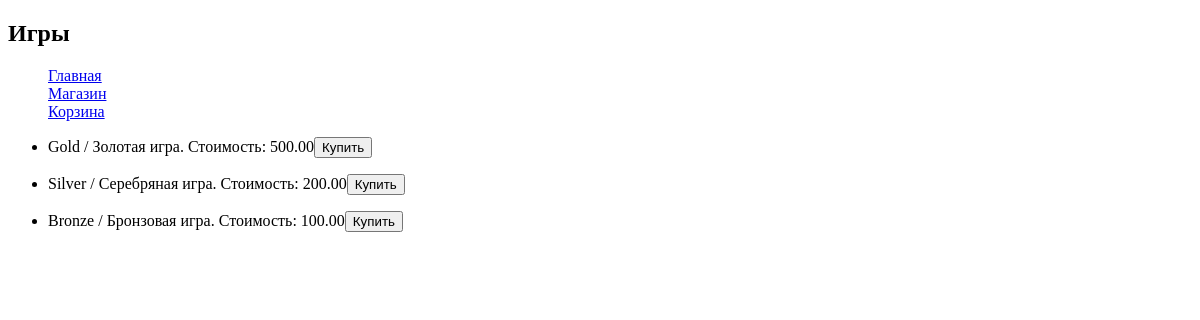
Before: /platform/games with the older database file.
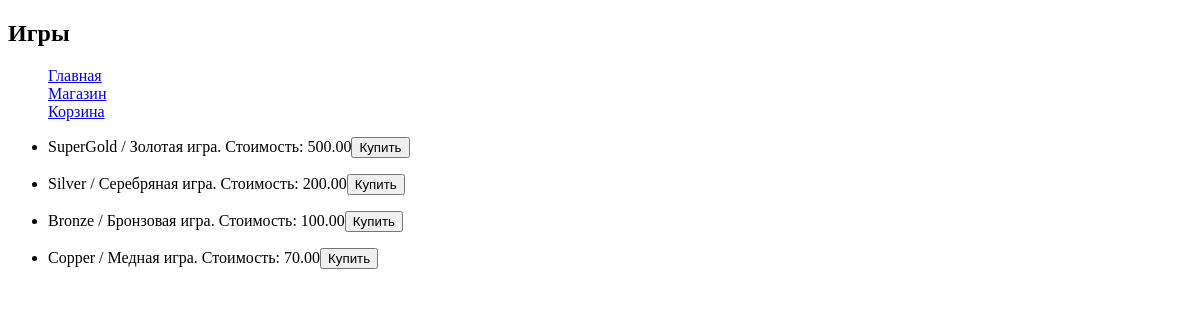
After: the same page with the newer database file.
### task1/models.py (models this page shows, shortened)
class Game(models.Model):
    title = models.CharField(max_length=100)
    cost = models.DecimalField(decimal_places=2, max_digits=1000)
    size = models.DecimalField(decimal_places=2, max_digits=1000)
    description = models.TextField()
    age_limited = models.BooleanField(default=False)
    buyer = models.ManyToManyField(Buyer, related_name='games')
    DecimalField = models.DecimalField(decimal_places=10, max_digits=1000)
    BooleanField = models.BooleanField()

### task1/views.py (the view)
# urls.py: path('platform/games', Games),
def Games(request):
    return render(request, 'games.html', {'games': Game.objects.all()})

### templates/games.html (shortened to what this page needs)
{% extends "menu.html" %}
{% block pagename %}
    <h2>Игры</h2>
{% endblock %}
{% block menu %}
    {{block.super}}
{% endblock %}
{% block content %}
    {{block.super}}
{% endblock %}

### templates/menu.html (shortened to what this page needs)
<!DOCTYPE html>
<html lang="en">
<head>
</head>
<body>
    <pagename>
        {% block pagename %}{% endblock %}
    </pagename>
    <menu>
        {% block menu %}
        <a href="/platform/#">Главная</a><br>
        <a href="games">Магазин</a><br>
        <a href="cart">Корзина</a>
        {% endblock %}
    </menu>
    <content>
        {% block content %}
        {% for game in games %}
            <ul>
                <li>{{game.title}} / {{game.description}}. Стоимость: {{game.cost}}<button>Купить</button></li>
            </ul>
        {% endfor %}
        {% endblock %}
    </content>
</body>
</html>

Changed rows visible on the page:
changed Game "Золотая игра": title "Gold" → "SuperGold"
added Game: title "Copper", description "Медная игра", cost "70.00"
